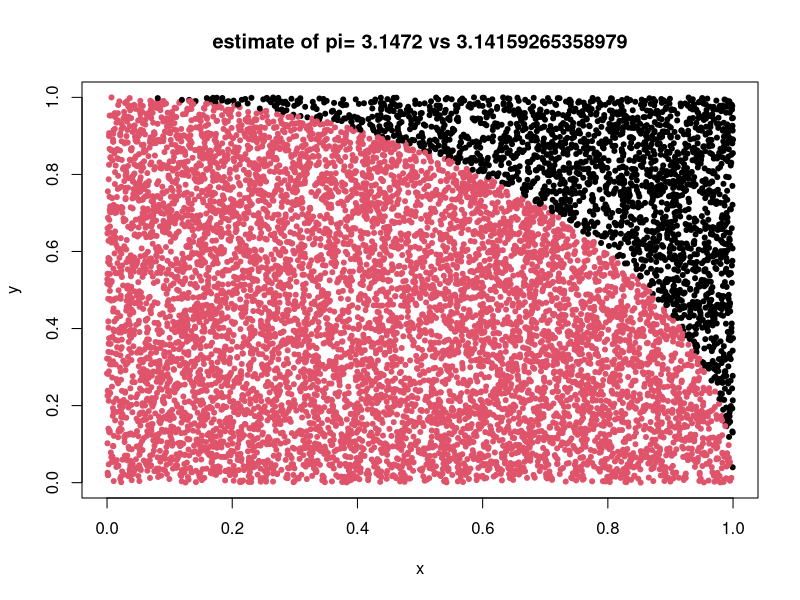
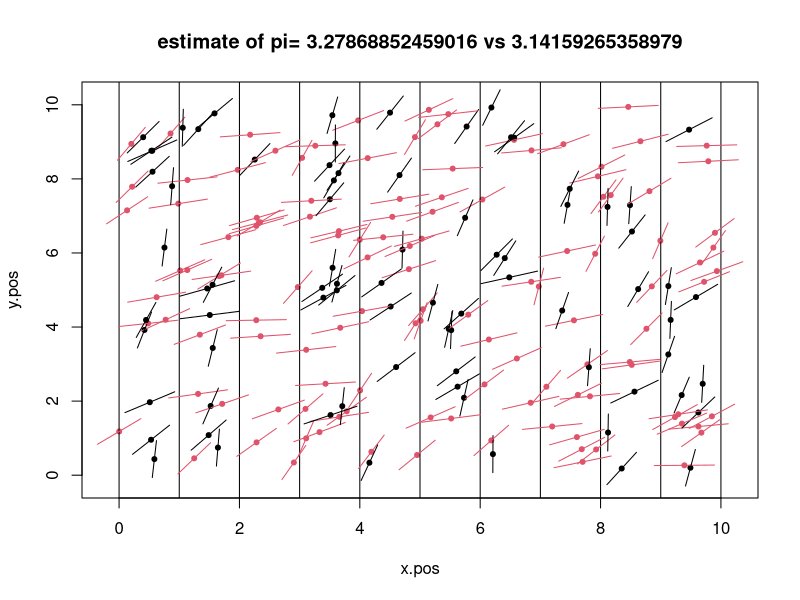
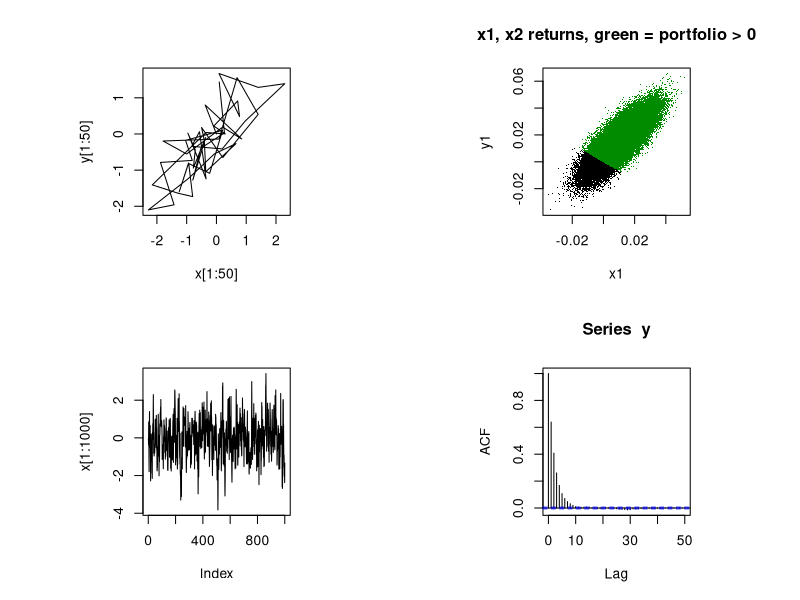

The R script that drew these images, in order:
## ---- chunk 1
knitr::include_graphics("https://upload.wikimedia.org/wikipedia/commons/thumb/d/d1/Integration_num_trapezes_notation.svg/1382px-Integration_num_trapezes_notation.svg.png")
## ---- chunk 2
knitr::include_graphics("https://www.purplemath.com/modules/trig/unitci04.gif")
## ---- chunk 3
slices <- 1000
rights <- seq(from=0,to=1,length.out = slices)
widths <- rights[2]
reimanns_pi_right <- sum(sqrt(1-rights[-1]^2))*widths*4
reimanns_pi_left <- sum(sqrt(1-rights[-slices]^2))*widths*4
reimanns_pi <- mean(reimanns_pi_right,reimanns_pi_left)
reimanns_pi
## ---- chunk 4
options(digits=15)
#cat("pi=",pi,"\n",sep="")
set.seed(123456)
samples <- 10000
point_container <- matrix(0,nrow=samples, ncol=3)
i <- 0
while(i<samples){
  i <- i+1
  current_point <- runif(n=2,min=0,max=1) #staying in first quad
  dist_from_origin <- sqrt(sum(current_point^2))
  point_container[i,] <- c(current_point,ifelse(dist_from_origin>1,0,1))
}
our_pi <- 4*sum(point_container[,3])/samples
plot(point_container[,1],point_container[,2],
     col=point_container[,3]+1,pch=20,
     main=paste("estimate of pi=",our_pi, "vs",pi),
     xlab="x",ylab="y")
## ---- chunk 5

n <- 200  ## ok, no comments, but my wife likes IPAs ...
# choose positions of center of needle . Note the " board " is 10X10 , vertical lines x. pos <- runif (n ,0 ,10)
x.pos <- runif(n,0,10)
y.pos <- runif(n,0,10)
rotation <- runif(n,0,pi/2)
# figure out the x,y coords of the match endpoints
x.max <- x.pos + 0.5* cos(rotation)
x.min <- x.pos - 0.5* cos(rotation)
y.max <- y.pos + 0.5* sin(rotation)
y.min <- y.pos - 0.5* sin(rotation)
crosses <- ifelse(ceiling(x.min)==floor(x.max),1,0)
# draw the board

pi_est <- 2*n/sum(crosses)
plot(x=x.pos,y=y.pos,xlim=c(-0.2,10.2),ylim=c(-0.2,10.2),
     main=paste("estimate of pi=",pi_est, "vs",pi),pch=20,col=crosses+1)
# draw the lines
abline(v=seq(0,10,1))
# draw the empties
segments(x.min,y.min,x.max,y.max,col = crosses+1)

## ---- chunk 6
set.seed(1212)
m = 100000; x = y = numeric(m); x[1] = y[1] = 0  # initial conditions
rho = 0.8; sgm = sqrt(1 - rho^2)                 # correlation and standard deviation

for (i in 2:m) {                                 # Gibbs Sampler Loop
  x[i] = rnorm(1, rho*y[i-1], sgm)
  y[i] = rnorm(1, rho*x[i], sgm)
}

alpha.1 = beta.1 = .01
alpha.2 = .015; beta.2 = .012
x1 = alpha.1 +beta.1*x          # x1 ~ N(alpha.1, beta.1)
y1 = alpha.2 +beta.2*y          # x2 ~ N(alpha.2, beta.2)

a= .4; b= .6                    # Portfolio weights
w = a*x1 + b*y1

par(mfrow=c(2,2), pty="s") # 2 x 2 array of square plots
plot(x[1:50], y[1:50], type="l")
plot(x1, y1, pch=".", main = "x1, x2 returns, green = portfolio > 0");points(x1[w>0], y1[w>0], pch=".", col="green4")
plot(x[1:1000], type="l"); acf(y)
